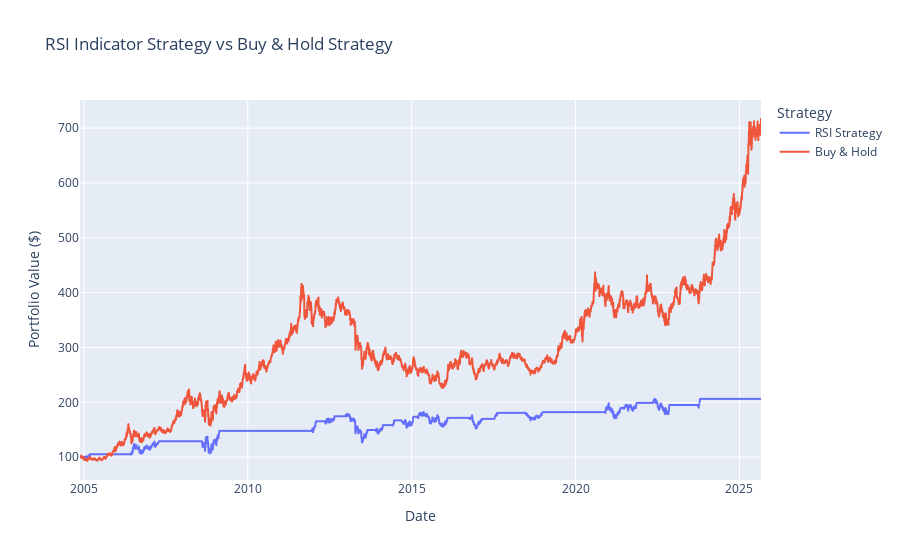

The code cell stored with this chart in its notebook:
### Markdown cell above
### What exactly is our strategy?

A buy-and-hold strategy is pretty self-explanatory. We buy at the beginning, in this example 2005, and we sell in the end or 2025. The RSI strategy differs greatly. Since we are only going to be focusing on Gold, our RSI will be limited to Gold. In our RSI, we will buy whenever RSI is less than 30. When RSI is greater than 70, we will buy Gold. In this example, we will be keeping track of the value of our position, we will start with \$100 if we end up with more than the share price, we will buy more shares.

### Code cell
fig = px.line(
    gld,
    x="Date",
    y=["RSI Strategy", "Buy & Hold"],
    title="RSI Indicator Strategy vs Buy & Hold Strategy",
    labels={"value": "Portfolio Value ($)", "variable": "Strategy"}
)
fig.show()

### Figure 1 — Plotly figure (JSON) as saved in the notebook; plotly's stock layout.template omitted (floating-point values rounded to 4 significant figures; data arrays with more than 128 entries replaced by an {"elided": "..."} marker saying what was removed)
{"data": [{"hovertemplate": "Strategy=RSI Strategy<br>Date=%{x}<br>Portfolio Value ($)=%{y}<extra></extra>", "legendgroup": "RSI Strategy", "line": {"color": "#636efa", "dash": "solid"}, "marker": {"symbol": "circle"}, "mode": "lines", "name": "RSI Strategy", "showlegend": true, "x": {"elided": "5228 str values"}, "xaxis": "x", "y": {"elided": "5228 float values"}, "yaxis": "y", "type": "scattergl"}, {"hovertemplate": "Strategy=Buy & Hold<br>Date=%{x}<br>Portfolio Value ($)=%{y}<extra></extra>", "legendgroup": "Buy & Hold", "line": {"color": "#EF553B", "dash": "solid"}, "marker": {"symbol": "circle"}, "mode": "lines", "name": "Buy & Hold", "showlegend": true, "x": {"elided": "5228 str values"}, "xaxis": "x", "y": {"elided": "5228 float values"}, "yaxis": "y", "type": "scattergl"}], "layout": {"xaxis": {"anchor": "y", "domain": [0.0, 1.0], "title": {"text": "Date"}}, "yaxis": {"anchor": "x", "domain": [0.0, 1.0], "title": {"text": "Portfolio Value ($)"}}, "legend": {"title": {"text": "Strategy"}, "tracegroupgap": 0}, "title": {"text": "RSI Indicator Strategy vs Buy & Hold Strategy"}}}
